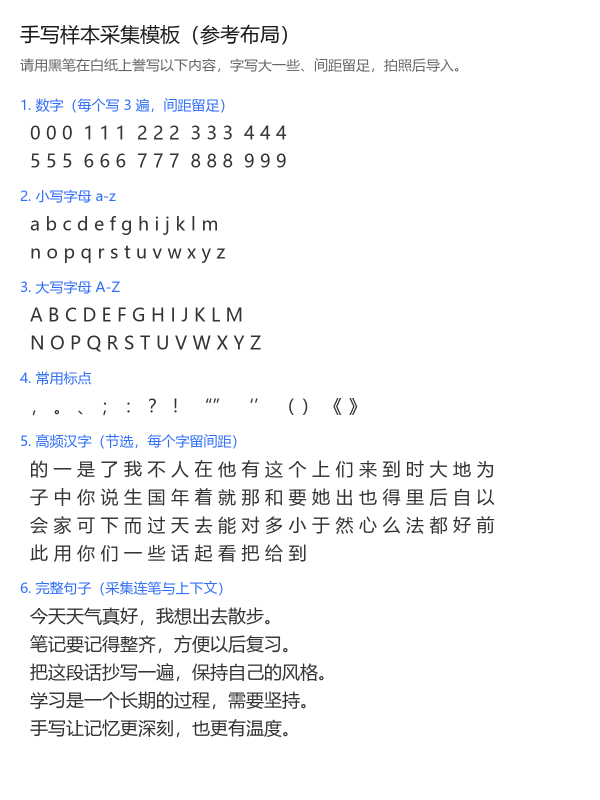
#> input picture storage/samples/sample-template.png, 1200 x 1600 px (shown at 1/2 size)
$ python -i scan.py   (imports and definitions only)
#> lines starting #> are read from the running program, lines starting #| are printed output that depends on the picture; after the words box and inside, x2 and y2 are one past the last pixel; in counts of white or black regions, pixels touching at a corner belong together
#> further down, picture is the input picture: PIL image 1200x1600 RGB; mean R, G, B 244.9, 245.3, 246.2
"""Document scan preparation: paper illumination removal, then gray/B&W.

This pixel enhancement function does not change geometry or classify writing.
The API composes it with optional deskew from vision.deskew;
EXIF orientation has already been resolved by the shared decoder.
"""
from typing import Literal

import cv2
import numpy as np
from PIL import Image

ScanMode = Literal["bw", "gray"]
ScanDetail = Literal["faint", "standard", "denoise"]


def prepare_scan(img: Image.Image, mode: ScanMode = "bw", detail: ScanDetail = "standard") -> Image.Image:
#> called with mode = 'bw', detail = 'standard'
    if mode not in ("bw", "gray") or detail not in ("faint", "standard", "denoise"):
        raise ValueError("未知的扫描模式或细节设置")
    rgba = img.convert("RGBA")
    gray = np.array(Image.alpha_composite(Image.new("RGBA", img.size, "white"), rgba).convert("L"))
    # Estimate slow paper shading at bounded resolution, without blurring the
    # full-resolution strokes. Closing removes narrow dark writing from paper.
    h, w = gray.shape
#> h = 1600; w = 1200
    ratio = min(1.0, 1400 / max(w, h))
#> ratio = 0.875
    small = cv2.resize(gray, (max(1, round(w * ratio)), max(1, round(h * ratio))), interpolation=cv2.INTER_AREA)
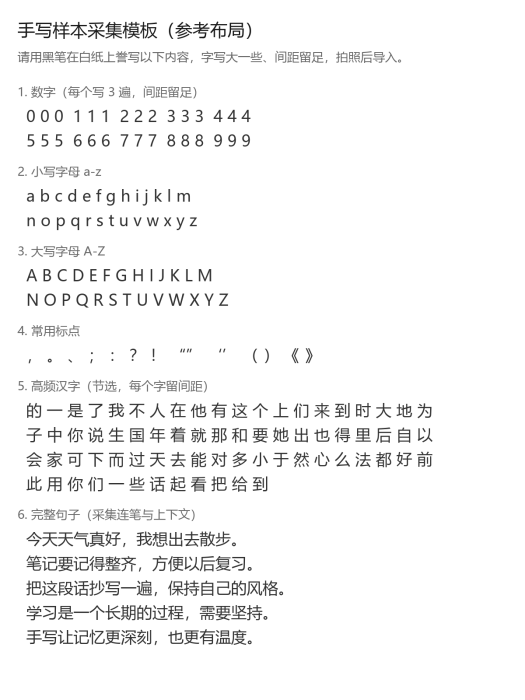
#> small: shape (1400, 1050) (shown at 1/2 size); min 26, max 255, mean 245.3
    kernel_size = max(31, min(71, round(min(small.shape) / 25) | 1))
#> kernel_size = 43
    paper = cv2.morphologyEx(small, cv2.MORPH_CLOSE,
                             cv2.getStructuringElement(cv2.MORPH_ELLIPSE, (kernel_size, kernel_size)))
#> paper: shape (1400, 1050); every value is 255
    paper = cv2.GaussianBlur(paper, (0, 0), kernel_size / 6)
    if paper.shape != gray.shape:
        paper = cv2.resize(paper, (w, h), interpolation=cv2.INTER_LINEAR)
#> paper: shape (1600, 1200); every value is 255
    normalized = np.clip(gray.astype(np.float32) / np.maximum(paper.astype(np.float32), 1) * 255, 0, 255)
    if mode == "bw":
        # Illumination correction also amplifies fibers and camera noise. Smooth
        # similar paper tones BEFORE thresholding, while preserving ink edges.
        # Median/opening or deleting small components would erase periods and
        # one-pixel rules. All geometry remains at the original resolution.
        scale = max(1.0, min(3.0, min(w, h) / 1000))
#> scale = 1.2
        diameter = round((5 if detail == "faint" else 7) * scale) | 1
#> diameter = 9
        color_sigma = {"faint": 8, "standard": 30, "denoise": 36}[detail]
        spatial_sigma = (1.25 if detail == "faint" else 1.8) * scale
#> spatial_sigma = 2.16
        smooth = cv2.bilateralFilter(normalized.round().astype(np.uint8), diameter,
                                     color_sigma, spatial_sigma).astype(np.float32)
        # The previous k=.12 treated ordinary paper texture as ink. Standard
        # now demands stronger contrast; faint remains an explicit opt-in for
        # very light writing. Grow the neighborhood for phone-resolution pages.
        k = {"faint": 0.05, "standard": 0.30, "denoise": 0.36}[detail]
        window = min(121, round(41 * scale) | 1)
#> window = 49
        mean = cv2.boxFilter(smooth, -1, (window, window), borderType=cv2.BORDER_REPLICATE)
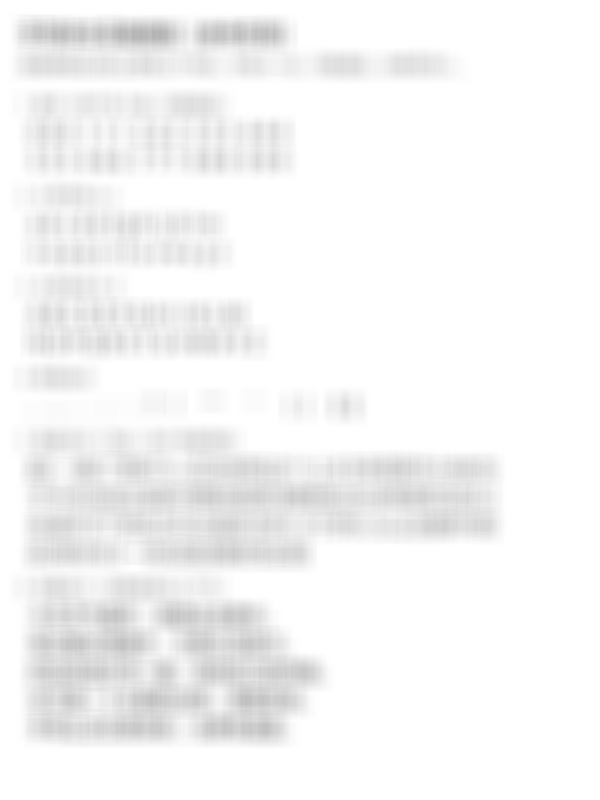
#> mean: shape (1600, 1200) float32 (shown at 1/2 size); min 180.4, max 255, mean 245.4
        variance = cv2.boxFilter(smooth * smooth, -1, (window, window), borderType=cv2.BORDER_REPLICATE) - mean * mean
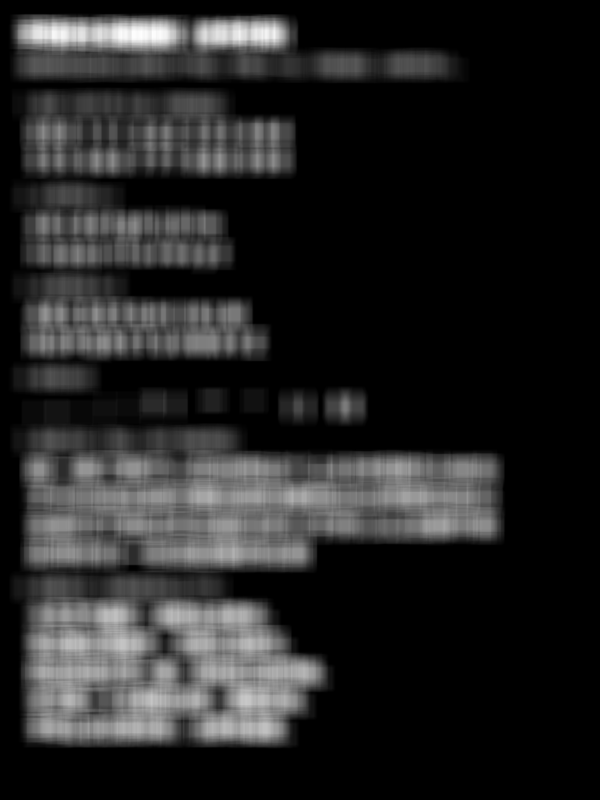
#> variance: shape (1600, 1200) float32 (shown at 1/2 size); min 0, max 9771.5, mean 1424.9; drawn with min black and max white
        threshold = mean * (1 + k * (np.sqrt(np.maximum(variance, 0)) / 128 - 1))
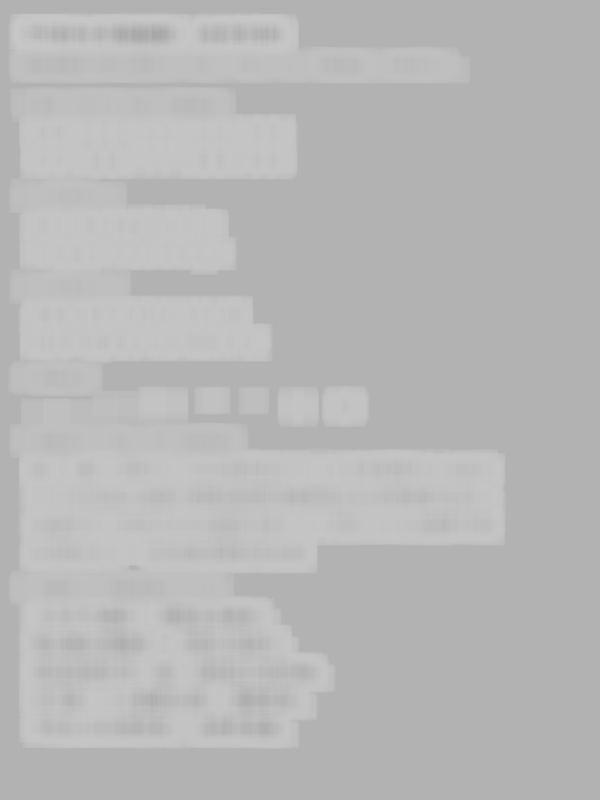
#> threshold: shape (1600, 1200) float32 (shown at 1/2 size); min 167.8, max 199.3, mean 184.5
        pixels = np.where(smooth <= threshold, 0, 255).astype(np.uint8)
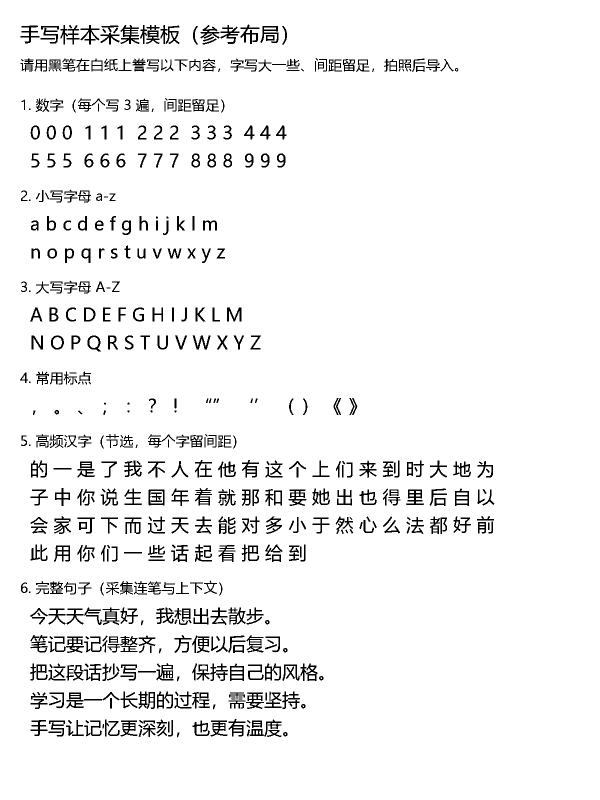
#> pixels: shape (1600, 1200) (shown at 1/2 size); 94.6% white; 652 black regions (61 under 20 px), largest, box (x1, y1, x2, y2) and area: (108, 1273, 168, 1306) 827, (241, 50, 279, 88) 671, (577, 979, 613, 1012) 566
    else:
        pixels = normalized.round().astype(np.uint8)
    if "A" in img.getbands():
        # The tone operation ran on the visible image over white. Convert that
        # result back to straight-alpha colors before reattaching the alpha;
        # otherwise translucent strokes would be blended with white twice.
        alpha = np.asarray(img.getchannel('A'), dtype=np.float32) / 255
        pixels = np.where(alpha > 0,
            np.clip((pixels.astype(np.float32) - 255 * (1 - alpha)) / np.maximum(alpha, 1 / 255), 0, 255),
            255).round().astype(np.uint8)
    result = Image.fromarray(pixels).convert("RGB")
    if "A" in img.getbands():
        result.putalpha(img.getchannel("A"))
    return result

>>> from PIL import Image
>>> picture = Image.open('../../../storage/samples/sample-template.png')
>>> result = prepare_scan(picture)
